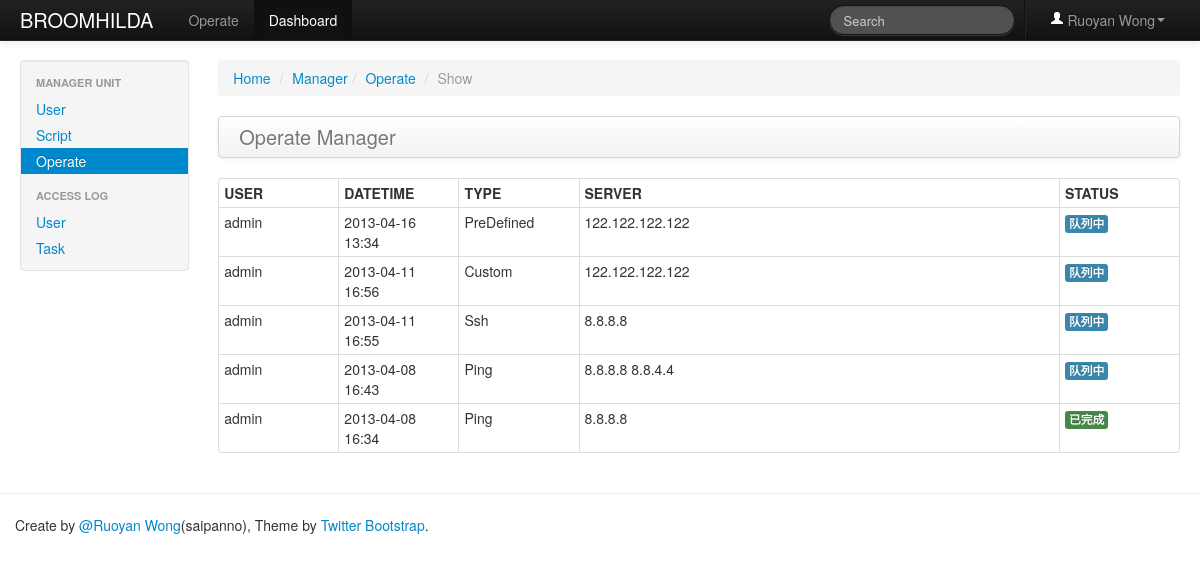
Page /dashboard/operate/list (signed in) on the earlier database version.
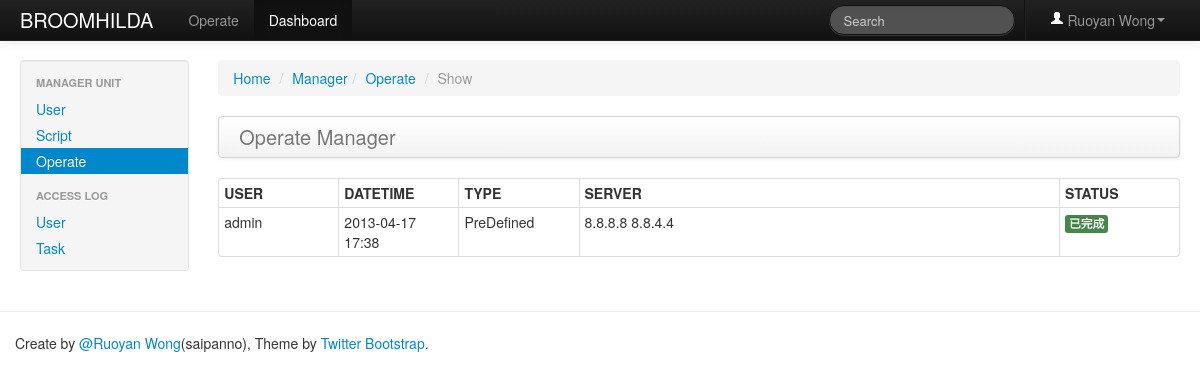
Same page on the later database version.
### web/models/user.py (models this page shows, shortened)
class User(db.Model):
    __tablename__ = app.config['USER_LISTS']
    username = db.Column(db.UnicodeText, primary_key=True)
    nickname = db.Column(db.UnicodeText)
    password = db.Column(db.UnicodeText)

### web/models/operate.py (models this page shows, shortened)
class OperateDb(db.Model):
    __tablename__ = app.config['OPERATE_LISTS']
    id = db.Column(db.Integer, primary_key=True)
    author = db.Column(db.UnicodeText, nullable=False)
    datetime = db.Column(db.String, nullable=False)
    operate_type = db.Column(db.Integer, nullable=False)
    server_list = db.Column(db.UnicodeText, nullable=False)
    template_script = db.Column(db.UnicodeText, nullable=False)
    template_vars = db.Column(db.UnicodeText, nullable=False)
    ssh_config = db.Column(db.Integer, nullable=False)
    status = db.Column(db.UnicodeText, nullable=False)
    result = db.Column(db.UnicodeText, nullable=False)

### web/views/dashboard.py (the view)
@app.route('/dashboard/operate/list')
@login_required
def list_all_operate_ctrl():
    executes = OperateDb.query.order_by(desc(OperateDb.id)).all()
    return render_template('dashboard/show_operate.html', executes=executes)

### web/extensions.py (called while the page is built)
def login_required(f):
    @wraps(f)
    def wrapper(*args, **kwargs):
        if not session.get('is_login'):
            flash('Login Required.', 'error')
            return redirect(url_for('user_login_ctrl', next=request.url))
        return f(*args, **kwargs)
    return wrapper

### web/templates/dashboard/show_operate.html (shortened to what this page needs)
{% extends "dashboard/dashboard_base.html" %}
{% import "macro.html" as ext %}
{% block active_dashboard_operate %}active{% endblock %}
{% block main %}
    <div class="span10">
        <ul class="breadcrumb">
            <li><a href="/">Home</a> <span class="divider">/</span></li>
            <li><a href="#">Manager</a><span class="divider">/</span></li>
            <li><a href="#">Operate</a> <span class="divider">/</span></li>
            <li class="active">Show</li>
        </ul>
        <div class="navbar">
            <div class="navbar-inner">
                <a class="brand" href="#">Operate Manager</a>
            </div>
        </div>
        <table class="table table-hover table-bordered table-condensed">
            <thead>
            <tr>
                <th>USER</th>
                <th>DATETIME</th>
                <th>TYPE</th>
                <th>SERVER</th>
                <th>STATUS</th>
            </tr>
            </thead>
            <tbody>
            {% for execute in executes %}
            <tr>
                <td style="width: 10%">{{ execute.author }}</td>
                <td style="width: 10%">{{ execute.datetime }}</td>
                <td style="width: 10%">{{ execute.operate_type }}</td>
                <td style="width: 40%">{{ execute.server_list }}</td>
                <td style="width: 10%">{{ ext.get_operate_status(execute.status) }}</td>
            </tr>
            {% endfor %}
            </tbody>
        </table>
    </div>
{% endblock %}

### web/templates/dashboard/dashboard_base.html
{% extends "index.html" %}
{% block active_dashboard %}active{% endblock %}
{% block sidebar %}
    <div class="span2">
        <div class="well sidebar-nav">
            <ul class="nav nav-list">
                <li class="nav-header">MANAGER UNIT</li>
                <li class="{% block active_dashboard_user %}{% endblock %}"><a href="{{ url_for("list_user_ctrl") }}">User</a></li>
                <li class="{% block active_dashboard_script %}{% endblock %}"><a href="{{ url_for("list_script_ctrl") }}">Script</a></li>
                <li class="{% block active_dashboard_operate %}{% endblock %}"><a href="{{ url_for("list_all_operate_ctrl") }}">Operate</a></li>
                <li class="nav-header">ACCESS LOG</li>
                <li class=""><a href="#">User</a></li>
                <li class=""><a href="#">Task</a></li>
            </ul>
        </div>
    </div>
{% endblock %}

### web/templates/macro.html (shortened to what this page needs)
{% macro get_operate_status(status)  -%}
    {% if status == '0' %}
        <span class="label label-info">队列中</span>
    {% elif status == '1' %}
        <span class="label label-success">已完成</span>
    {% elif status == '2' %}
        <span class="label label-warning">内部错误</span>
    {% elif status == '5' %}
        <span class="label label-warning">执行中</span>
    {% else %}
        <span class="label label-important">异常结果</span>
    {% endif %}
{%- endmacro %}

### web/templates/index.html (shortened to what this page needs)
{% extends "header.html" %}
{% import "macro.html" as ext %}
{% block body %}
    <div class="navbar navbar-inverse navbar-fixed-top">
        <div class="navbar-inner">
            <div class="container-fluid">
                <a class="brand" href="{{ url_for('index_ctrl') }}">BROOMHILDA</a>
                <ul class="nav">
                    <li class="{% block active_operate %}{% endblock %}"><a href="{{ url_for("list_operate_ctrl", operate_type='Ssh') }}">Operate</a></li>
                    <li class="{% block active_dashboard %}{% endblock %}"><a href="{{ url_for("list_user_ctrl") }}">Dashboard</a></li>
                </ul>
                <ul class="nav pull-right">
                    <li class="divider-vertical"></li>
                    <li class="dropdown"><a href="#" class="dropdown-toggle" data-toggle="dropdown"><i class="icon-user icon-white"></i> {{ session['user'].nickname }}<b class="caret"></b></a>
                    </li>
                </ul>
                <form class="navbar-search pull-right" action="">
                    <input class="search-query span2" placeholder="Search" type="text">
                </form>
            </div>
        </div>
    </div>
    <div class="container-fluid">
        <div class="row-fluid">
            {% block sidebar %}
            {% endblock %}
            {% block main %}{% endblock %}
        </div>
    </div>
{% endblock %}

### web/templates/header.html (shortened to what this page needs)
<!DOCTYPE html>
<html lang="en">
<head>
    <link rel=stylesheet type=text/css href="{{ url_for('static', filename='css/bootstrap.min.css') }}">
    <link rel=stylesheet type=text/css href="{{ url_for('static', filename='css/bootstrap-responsive.min.css') }}">
    <link rel=stylesheet type=text/css href="{{ url_for('static', filename='css/google-prettify.css') }}">
</head>
<body>
    {% block body %}{% endblock %}
    <hr>
    <footer class="footer">
        <div class="container">
            <p>Create by <a href="https://github.com/saipanno">@Ruoyan Wong</a>(saipanno),  Theme by <a href="http://twitter.github.com/bootstrap">Twitter Bootstrap</a>.</p>
        </div>
    </footer>
</body>
</html>

### web/templates/index.html (style rules this page uses)
body { padding-top: 60px; padding-bottom: 40px; }
.sidebar-nav { padding: 9px 0; }

Differences in the rows shown:
removed OperateDb: author "admin", datetime "2013-04-16 13:34", operate_type "PreDefined", server_list "122.122.122.122", shows "队列中"
removed OperateDb: author "admin", datetime "2013-04-11 16:56", operate_type "Custom", server_list "122.122.122.122", shows "队列中"
removed OperateDb: author "admin", datetime "2013-04-11 16:55", operate_type "Ssh", server_list "8.8.8.8", shows "队列中"
removed OperateDb: author "admin", datetime "2013-04-08 16:43", operate_type "Ping", server_list "8.8.8.8 8.8.4.4", shows "队列中"
changed OperateDb "admin": datetime "2013-04-08 16:34" → "2013-04-17 17:38"; operate_type "Ping" → "PreDefined"; server_list "8.8.8.8" → "8.8.8.8 8.8.4.4"
